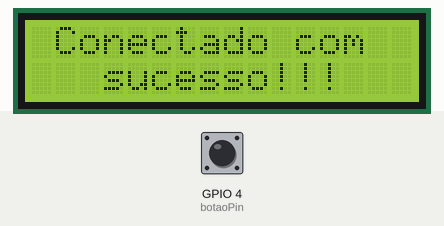
A sketch run on a simulated ESP32. Shown: 16×2 character LCD. Inputs (shaded band) come from the test bench; at power-on: GPIO 4 (botaoPin) HIGH. WiFi joins after 1.5 s; servers stay silent unless stated; the local clock reads 2024-03-15 10:24:30 at power-on unless the sketch sets it; what the sketch prints to the serial monitor is not drawn.

Above: at 2.6 s.
At 6.1 s:
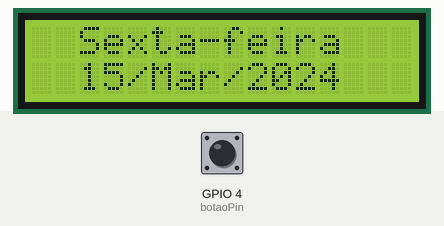
6.2 s: GPIO 4 (botaoPin) pulled LOW for 1.2 s
At 8.0 s:
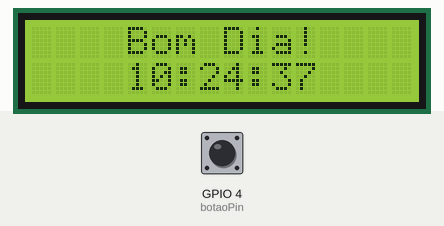
11.4 s: GPIO 4 (botaoPin) pulled LOW for 3.2 s
At 13.9 s:
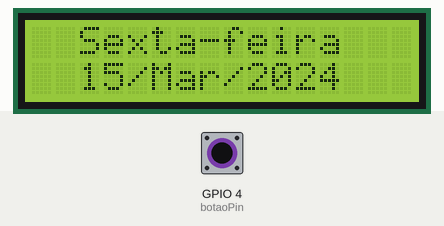
16.1 s: GPIO 4 (botaoPin) pulled LOW for 1.2 s
At 18.4 s:
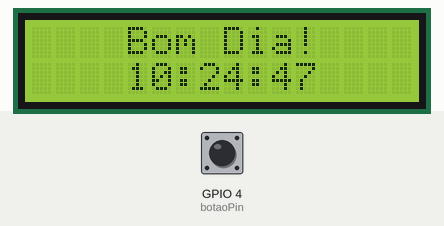
Timing chart, 0 to 19.9 s (numbered marks = the images above; inputs shaded):
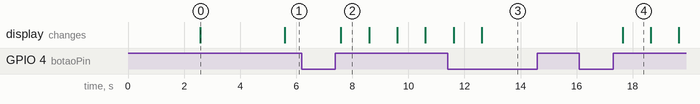

Measured:
- after the input at 6.2 s, the display: changes after 1.4 s (image 2)
- after the input at 11.4 s, the display: first differs from a run without the input after 1.2 s (image 3)
- after the input at 16.1 s, the display: changes after 1.5 s (image 4)
- what the display in image 0 shows lasts 3.0 s, from 2.6 s to 5.6 s
- what the display in image 2 shows lasts 1.0 s, from 7.6 s to 8.6 s

The sketch:

sketch.ino
```cpp
#include <WiFi.h>
#include "time.h"
#include "sntp.h"
#include <LiquidCrystal.h>

LiquidCrystal lcd(22, 23, 5, 18, 19, 21); // Inicialização do display LCD
const char* ssid = "Wokwi-GUEST"; // Nome da rede Wi-Fi
const char* password = ""; // Senha da rede Wi-Fi
const char* ntpServer = "a.ntp.br"; // Servidor NTP
const long gmtOffset_sec = -3 * 3600; // Fuso horário
const int daylightOffset_sec = 0; // Deslocamento do horário de verão

bool mostrarData = true; // Variável para alternar entre data e hora

const char* diaDaSemana[] = {"Domingo", "Segunda-feira", "Terça-feira", "Quarta-feira", "Quinta-feira", "Sexta-feira", "Sabado"};
const char* nomeDoMes[] = {"Jan", "Fev", "Mar", "Abr", "Mai", "Jun", "Jul", "Ago", "Set", "Out", "Nov", "Dez"};

// Função para centralizar texto no display
void centralizarTexto(String texto, int linha) {
  int tamanhoDoTexto = texto.length();
  int espacosEmBranco = (16 - tamanhoDoTexto) / 2; // Calcula a quantidade de espaços em branco para centralizar
  lcd.setCursor(espacosEmBranco, linha);
  lcd.print(texto);
}

// Função para exibir a data e hora no display
void printLocalTime() {
  struct tm timeinfo;
  if (!getLocalTime(&timeinfo)) {
    Serial.println("Sem horário disponível (ainda)");
    return;
  }

  lcd.clear();

 if (mostrarData) {
    // Exibe a data centralizada na primeira linha e o dia da semana na segunda linha
    String data = "" + String(timeinfo.tm_mday) + "/" + nomeDoMes[timeinfo.tm_mon] + "/" + (1900 + timeinfo.tm_year);
    centralizarTexto(data, 1);
    centralizarTexto(diaDaSemana[timeinfo.tm_wday], 0);
  } else {
    // Define a saudação com base na hora atual e exibe centralizada na primeira linha
    String saudacao;
    int horaAtual = timeinfo.tm_hour;
    if (horaAtual >= 6 && horaAtual < 12) {
      saudacao = "Bom Dia!";
    } else if (horaAtual >= 12 && horaAtual < 18) {
      saudacao = "Boa Tarde!";
    } else {
      saudacao = "Boa Noite!";
    }
    centralizarTexto(saudacao, 0);

    String hora = String(timeinfo.tm_hour) + ":" + (timeinfo.tm_min < 10 ? "0" : "") + timeinfo.tm_min + ":" + (timeinfo.tm_sec < 10 ? "0" : "") + timeinfo.tm_sec;
    centralizarTexto(hora, 1);
  }
}

// Função chamada quando o tempo é sincronizado com o servidor NTP
void tempoDisponivel(struct timeval* t) {
  Serial.println("Recebido ajuste de tempo do NTP!");
  printLocalTime();
}

int botaoPin = 4;
int ultimoEstadoBotao = HIGH;
int estadoBotao = HIGH;

unsigned long ultimoTempoAlternancia = 0;
unsigned long intervaloAlternancia = 1000;

void setup() {
  Serial.begin(115200); // Inicialização da comunicação serial
  lcd.begin(16, 2);
  lcd.clear();
  lcd.print("Inicializando...");

  // Configuração da notificação de tempo sincronizado
  sntp_set_time_sync_notification_cb(tempoDisponivel);
  sntp_servermode_dhcp(1);
  configTime(gmtOffset_sec, daylightOffset_sec, ntpServer, ntpServer);

  pinMode(botaoPin, INPUT_PULLUP); // Configuração do pino do botão como entrada com pull-up

  Serial.printf("Conectando a: %s", ssid);
  lcd.clear();
  lcd.print("Conectando a ");
  lcd.setCursor(0, 1);
  lcd.print(ssid);
  delay(1000);

  WiFi.begin(ssid, password); // Inicialização da conexão Wi-Fi
  while (WiFi.status() != WL_CONNECTED) {
    delay(500);
    Serial.print(".");
  }
  Serial.println("Conectado com sucesso!");
  lcd.clear();
  centralizarTexto("Conectado com", 0);
  centralizarTexto("sucesso!!!", 1);
  delay(2000);
}

void loop() {
  estadoBotao = digitalRead(botaoPin);

  if (estadoBotao != ultimoEstadoBotao) {
    if (estadoBotao == LOW && millis() - ultimoTempoAlternancia >= intervaloAlternancia) {
      mostrarData = !mostrarData;
      ultimoTempoAlternancia = millis();
    }
    ultimoEstadoBotao = estadoBotao;
  }

  delay(1000);
  printLocalTime();
}
```
